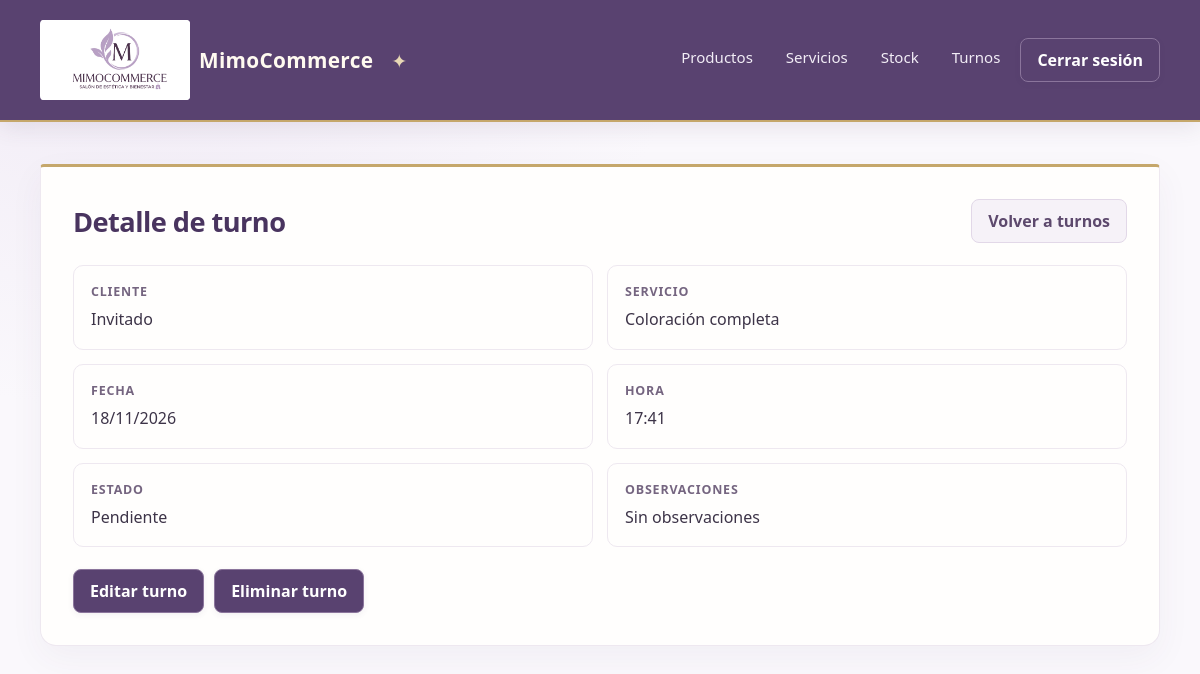
Page /turnos/1/ (signed in) on the committed database.
### apps/turnos/models.py (models this page shows, shortened)
class Turno(models.Model):
    usuario = models.ForeignKey(settings.AUTH_USER_MODEL, on_delete=models.CASCADE, blank=True, null=True)
    nombre_cliente = models.CharField(max_length=150, blank=True, default='')
    servicio = models.ForeignKey('servicios.Servicio', on_delete=models.PROTECT)
    fecha = models.DateField()
    hora = models.TimeField()
    estado = models.CharField(max_length=10)
    observaciones = models.TextField(blank=True)

### apps/servicios/models.py (models this page shows)
class Servicio(models.Model):
    nombre = models.CharField(max_length=100)
    precio = models.IntegerField()
    descripcion = models.TextField()
    fecha = models.DateField()
    def __str__(self):
        return self.nombre

### apps/turnos/views.py (the view)
# urls.py: path('<int:pk>/', TurnoDetailView.as_view(), name='turno_detail'),
class TurnoDetailView(LoginRequiredMixin, DetailView):
    model = Turno
    template_name = "turnos/detail.html"
    context_object_name = "turno" # Nombre de la variable

### apps/empresa/views.py (called while the page is built)
def empresa_encabezado(request):
    return {'empresa_encabezado': Empresa.objects.order_by('pk').first()}

### templates/turnos/detail.html (shortened to what this page needs)
{% extends 'base/base.html' %}
{% block contentido %}
<div class="page-heading">
    <h1>Detalle de turno</h1>
    <a class="button button-secondary" href="{% url 'turnos:turno_list' %}">Volver a turnos</a>
</div>
<dl class="detail-grid">
    <div class="detail-item"><dt>Cliente</dt><dd>{{ turno.nombre_cliente|default:turno.usuario|default:"Invitado" }}</dd></div>
    <div class="detail-item"><dt>Servicio</dt><dd>{{ turno.servicio }}</dd></div>
    <div class="detail-item"><dt>Fecha</dt><dd>{{ turno.fecha|date:"d/m/Y" }}</dd></div>
    <div class="detail-item"><dt>Hora</dt><dd>{{ turno.hora|time:"H:i" }}</dd></div>
    <div class="detail-item"><dt>Estado</dt><dd>{{ turno.estado }}</dd></div>
    <div class="detail-item"><dt>Observaciones</dt><dd>{{ turno.observaciones|default:"Sin observaciones"|linebreaksbr }}</dd></div>
</dl>
<div class="form-actions detail-actions">
    <a class="button" href="{% url 'turnos:turno_update' turno.pk %}">Editar turno</a>
    <a class="button button-danger" href="{% url 'turnos:turno_delete' turno.pk %}">Eliminar turno</a>
</div>
{% endblock contentido %}

### static/css/estilos.css (style rules this page uses)
:root { color-scheme: light; font-family: "Segoe UI", Arial, sans-serif; color: #3d3448; background: #faf8fc; font-synthesis: none; text-rendering: optimizeLegibility; --plum: #594270; --plum-deep: #49345f; --lavender: #f2edf6; --gold: #c5a76b; --gold-light: #e8d8b5; }
* { box-sizing: border-box; }
body { min-width: 320px; min-height: 100vh; margin: 0; background: radial-gradient(ellipse at 12% 0%, #f0eaf5 0, transparent 34rem), #faf8fc; }
h1 { margin: 0 0 22px; color: var(--plum-deep); font-size: 1.7rem; font-weight: 600; letter-spacing: -.02em; }
.page-heading { display: flex; align-items: center; justify-content: space-between; gap: 16px; margin-bottom: 22px; }
.page-heading h1 { margin: 0; }
.button, button { display: inline-block; border: 1px solid #8b759c; border-radius: 8px; padding: 10px 16px; background: var(--plum); color: #fff; font: inherit; font-weight: 550; text-decoration: none; cursor: pointer; box-shadow: 0 2px 6px #49345f12; transition: background .18s ease, transform .18s ease, box-shadow .18s ease, border-color .18s ease; }
.button-secondary { border-color: #e2d8e8; background: #f6f2f8; color: #5d496d; box-shadow: none; }
.button-danger { border-color: #8b759c; background: var(--plum); }
.form-actions { display: flex; flex-wrap: wrap; align-items: center; gap: 10px; margin-top: 24px; }
.detail-grid { display: grid; grid-template-columns: repeat(2, minmax(0, 1fr)); gap: 14px; margin: 0; }
.detail-item { padding: 17px; border: 1px solid #eee8f0; border-radius: 10px; background: #fffefd; }
.detail-item dt { margin-bottom: 7px; color: #756580; font-size: .78rem; font-weight: 600; letter-spacing: .065em; text-transform: uppercase; }
.detail-item dd { margin: 0; color: #3d3448; line-height: 1.55; overflow-wrap: anywhere; }
.detail-actions { margin-top: 22px; }

### rows in the picture
Turno: nombre_cliente "Invitado", servicio "Coloración completa", fecha "18/11/2026", hora "17:41", estado "Pendiente", observaciones "Sin observaciones"
